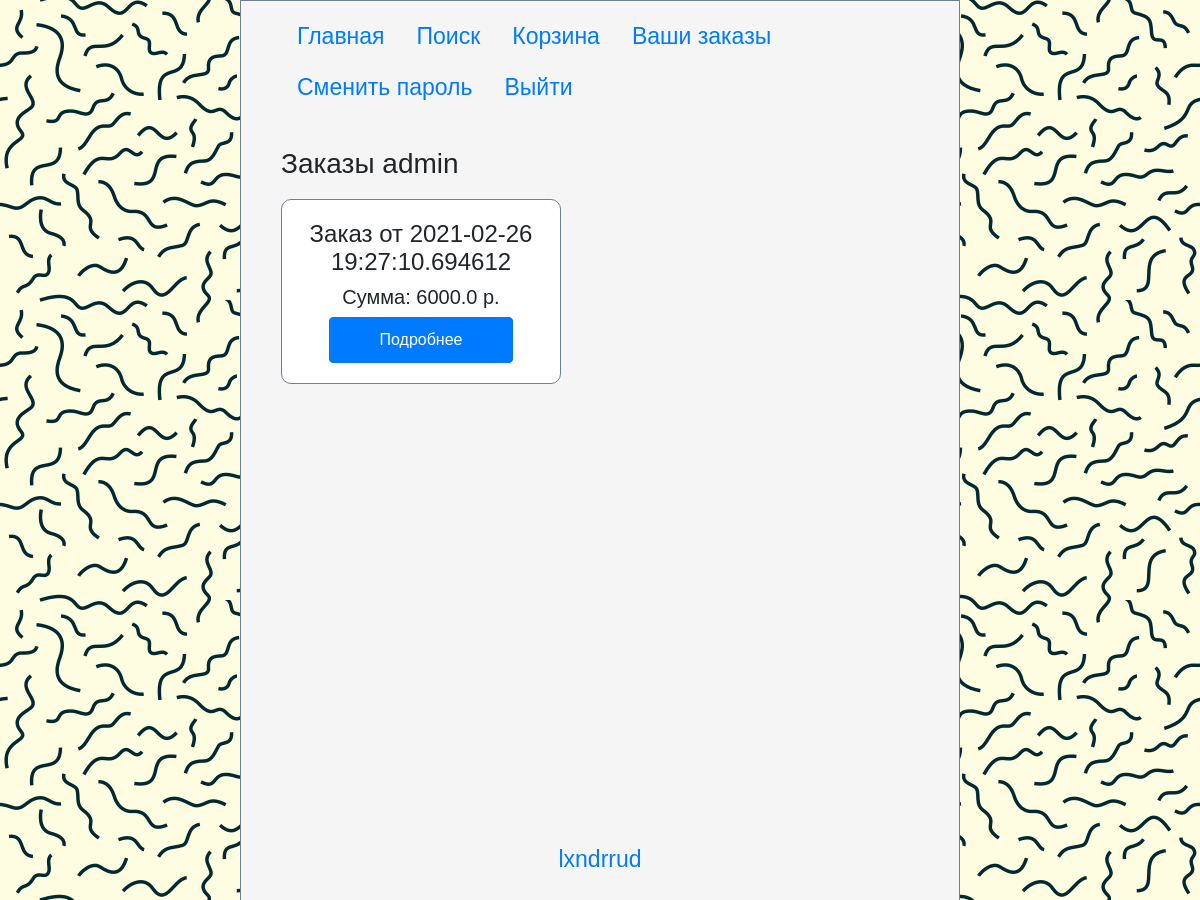
The page /client/1/ (signed in) on the database as committed earlier.
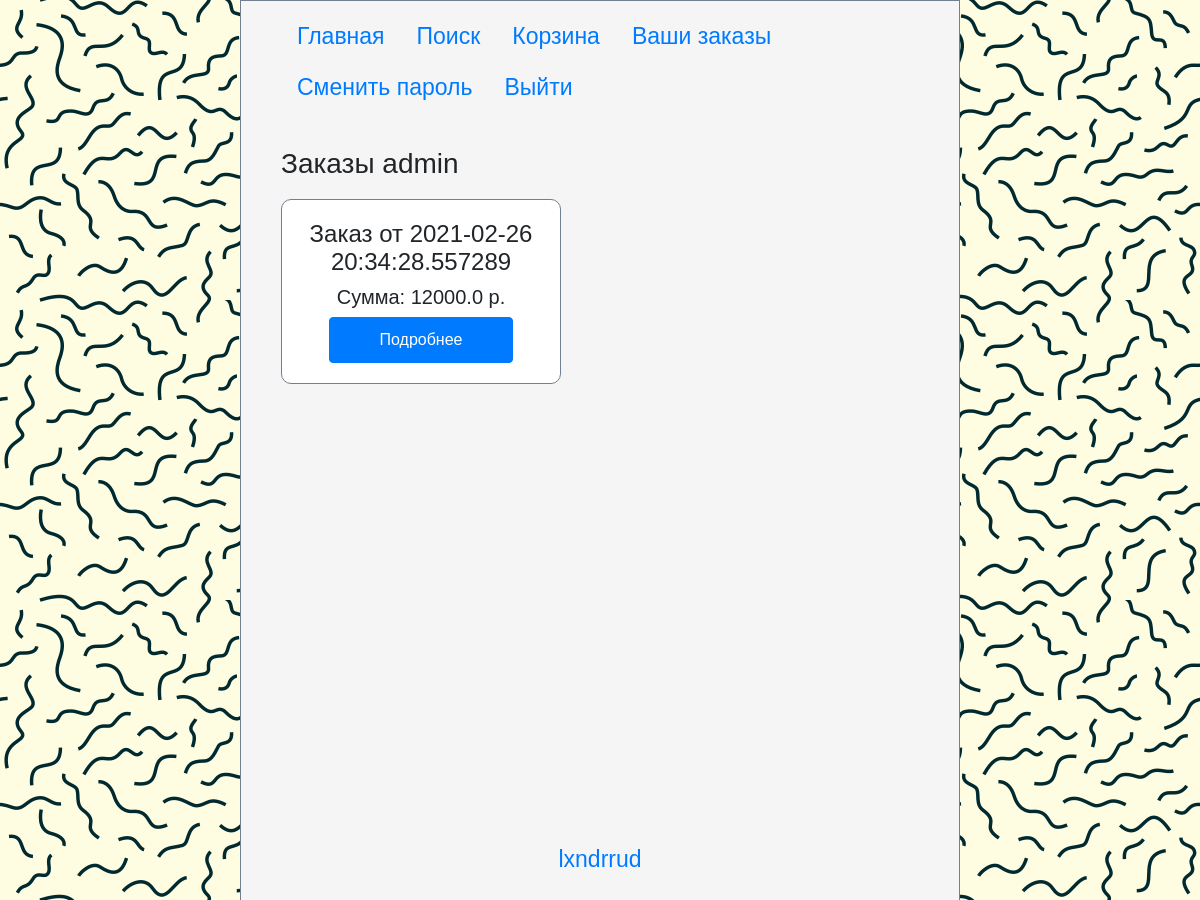
The same page on the database as committed later.
### models.py (models this page shows, shortened)
class Order(db.Model):
    id = db.Column(db.Integer, primary_key=True)
    client_id = db.Column(db.Integer, db.ForeignKey('client.id'))
    sum = db.Column(db.Float(precision=2), nullable=False, default=0)
    date = db.Column(db.DateTime, nullable=False, default=datetime.datetime.now())

### apps/auth.py (the view)
@auth_app.route('/client/<int:client_id>/', methods=['GET'])
def client(client_id):
    if session['is_authenticated']:
        if session['id'] == client_id:
            orders = Order.query.filter_by(client_id=client_id).all()
            orders.reverse()
            return render_template('client.html', orders=orders)
    flash('У вас нет прав доступа.')
    return redirect(url_for('home'))

### apps/templates/auth/client.html (shortened to what this page needs)
{% extends 'base.html' %}
{% block content %}
    <h3>Заказы {{ session.nickname }}</h3>
    {% for order in orders %}
        <div class="card">
            <div class="card-body">
                <h4>Заказ от {{ order.date }}</h4>
                <h5>Сумма: {{ order.sum }} р.</h5>
                <a class="btn btn-primary" href="{{ url_for('.order_detail', order_id=order.id) }}">Подробнее</a>
            </div>
        </div>
    {% endfor %}
{% endblock content %}

### templates/base.html (shortened to what this page needs)
<!DOCTYPE html>
<html lang="en">
<head>
    <link rel="stylesheet" href="https://maxcdn.bootstrapcdn.com/bootstrap/4.0.0/css/bootstrap.min.css">
    <link rel="stylesheet" href="{{ url_for('static', filename='css/style.css') }}">
</head>
<body>
    <div class="wrapper">
        <ul class="nav">
            <li class="nav-item">
                <a class="nav-link" href="{{ url_for('home') }}">Главная</a>
            </li>
            <li class="nav-item">
                <a class="nav-link" href="{{ url_for('search.search_category') }}">Поиск</a>
            </li>
            <li class="nav-item">
                <a class="nav-link" href="{{ url_for('product.cart') }}">Корзина</a>
            </li>
            {% if not session.is_authenticated %}
                <li class="nav-item">
                    <a class="nav-link" href="{{ url_for('auth.signin') }}">Войти</a>
                </li>
                <li class="nav-item">
                    <a class="nav-link" href="{{ url_for('auth.signup') }}">Регистрация</a>
                </li>
            {% else %}
                <li class="nav-item">
                    <a class="nav-link" href="{{ url_for('auth.client', client_id=session.id) }}">Ваши заказы</a>
                </li>
                <li class="nav-item">
                    <a class="nav-link" href="{{ url_for('auth.change_password', client_id=session.id) }}">Сменить пароль</a>
                </li>
                <li class="nav-item">
                    <a class="nav-link" href="{{ url_for('auth.logout') }}">Выйти</a>
                </li>
            {% endif %}
        </ul>
        <div class="content">{% block content %}{% endblock content %}</div>
        <div class="footer">
            <p><a href="https://github.com/lxndrrud">lxndrrud</a></p>
        </div>
    </div>
</body>
</html>

### static/css/style.css (style rules this page uses)
* { margin: 0; padding: 0; }
html, body { font-family: Helvetica; }
body { background: url(../volnistye-linii.png); word-wrap: break-word; }
.wrapper { background: whitesmoke; width: 60%; min-height: 100vh; margin: 0 20%; border: 1px solid slategrey; }
a { font-size: 23px; }
.nav { padding-left: 40px; padding-top: 10px; border-width: 0px; }
.content { margin: 0; padding-top: 35px; padding-left: 40px; padding-right: 40px; box-sizing: border-box; padding-bottom: 10px; min-height: calc(100vh - 90px); }
.footer { margin-top: 20px; clear: left; height: 90px; vertical-align: bottom; text-align: center; }
.card { border-radius: 10px; width: 280px; float: left; border: none; margin-right: 10px; margin-top: 10px; display: block; }
.card-body { text-align: center; border-radius: 10px; border: 1px solid slategrey; }
.btn { padding: 10px 50px; }

Rows that differ between the two databases and show on the page:
changed Order: date "2021-02-26 19:27:10.694612" → "2021-02-26 20:34:28.557289"; sum "6000.0" → "12000.0"
